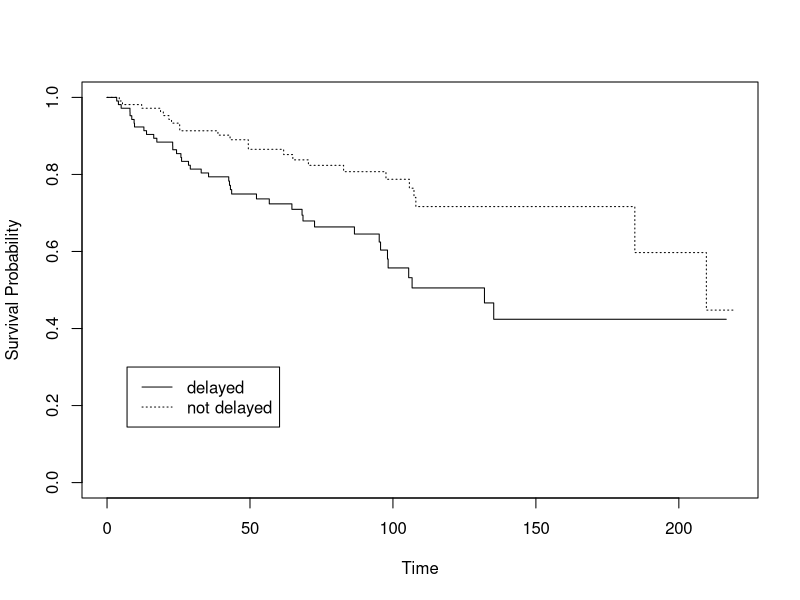
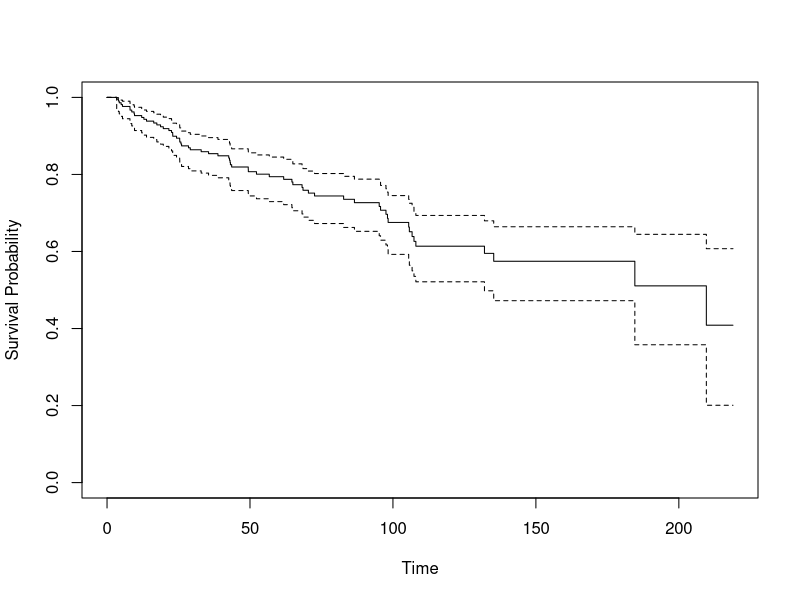

Source code (R) for these figures, in order:
kidneyDataset <- read.table("kidney_survival.csv", sep=",", header=T)


#categorical variable

censor.freq = table(kidneyDataset$censor)
censor.prop = prop.table(censor.freq)
censor.table = as.data.frame(cbind(censor.freq, censor.prop))
colnames(censor.table) = c("Frequency", "Percent")
censor.table


group.freq = table(kidneyDataset$Group)
group.prop = prop.table(group.freq)
group.table = as.data.frame(cbind(group.freq, group.prop))
colnames(group.table) = c("Frequency", "Percent")
group.table


#continuous variables

time.summary = summary(kidneyDataset$time)
time.summary


table.censor.by.group = table(kidneyDataset$censor, kidneyDataset$Group)
table.censor.by.group.freq.table = cbind(table.censor.by.group, margin.table(table.censor.by.group, 1))
table.censor.by.group.freq.table = rbind(table.censor.by.group.freq.table, c(margin.table(table.censor.by.group, 2), 214))

table.censor.by.group.freq.table

library(MASS)
chisq.test(table.censor.by.group)

library(survival)
kidneyDataset$SurvObj = with(kidneyDataset, Surv(time, censor == 1))

#note that the SurvObj column is now in place
head(kidneyDataset)

km.by.group = survfit(formula = Surv(time, censor) ~ strata(Group), data = kidneyDataset, conf.type = "log-log")

plot(km.by.group, lty=c(1,3), xlab="Time", ylab = "Survival Probability")
legend(7, 0.3, c("delayed", "not delayed"), lty=c(1,3))

km.by.group

group.survival = survdiff(Surv(time, censor) ~ Group, data=kidneyDataset, rho=0)

group.survival

summary(km.by.group)


###
km.by.combine = survfit(formula = Surv(time, censor) ~ 1, data = kidneyDataset, conf.type = "log-log")

plot(km.by.combine, xlab="Time", ylab = "Survival Probability")

km.by.combine

summary(km.by.combine)

survfit(Surv(time, censor) ~ 1, data = kidneyDataset)
survfit(Surv(time, censor) ~ strata(Group), data = kidneyDataset)





# SURVIVAL TO 60 MONTHS FOR ENTIRE SAMPLE AND EACH GROUP

summary(survfit(Surv(time, censor) ~ 1, data = kidneyDataset), times = 60)

summary(survfit(Surv(time, censor) ~ 1, data = kidneyDataset))


summary(survfit(formula = Surv(time, censor) ~ strata(Group), data = kidneyDataset, conf.type = "log-log"), times=60)


survfit(formula = Surv(time, censor) ~ strata(Group), data = kidneyDataset)


summary(km.by.combine)$table   #median survival time

summary(km.by.group)$table   #median survival time



library(survminer)

#median survival both groups
# survminer::surv_median(km.by.group)
# 
# survminer::surv_summary(km.by.group)
